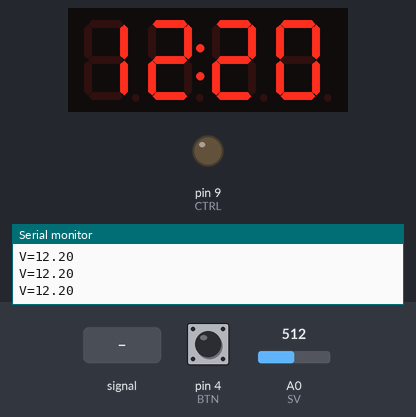
Simulated run of this sketch. Board: Arduino Uno, built with avr-gcc and run on an emulated ATmega328P. Parts: 4-digit seven-segment display, output pins drawn as LEDs (lit = HIGH), the last lines printed to the serial monitor. The inputs (shaded band) are chosen by the test bench; at power-on: A0 (SV) = 512, pin 4 (BTN) LOW.

Above: at 1.2 s.
1.3 s: A0 (SV) set to 0
4.3 s: A0 (SV) set to 122
At 5.7 s:
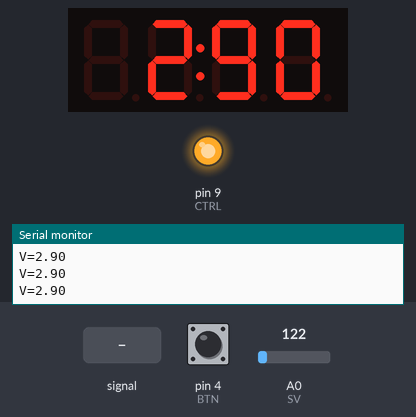
7.3 s: A0 (SV) fed a 200 Hz sine of ±81 counts around its level
At 7.66 s:
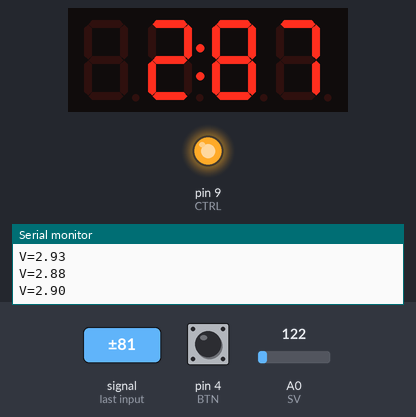
9.0 s: pin 4 (BTN) pulled HIGH for 0.15 s
9.7 s: pin 4 (BTN) pulled HIGH for 1 s
At 10.6 s:
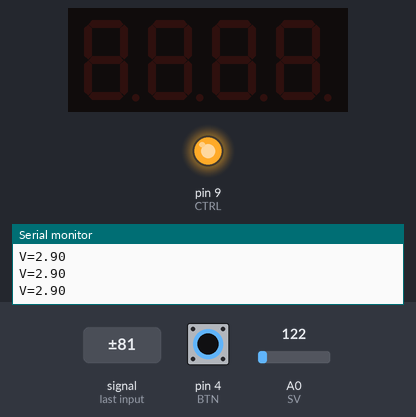
Timing chart, 0 to 12.7 s (numbered marks = the images above; inputs shaded):
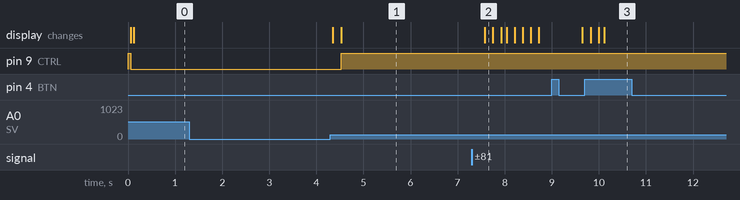

The sketch:

SimpleBattarySaver.ino
```cpp
#define CLK 3
#define DIO 2
#define CTRL 9
#define SV A0
#define BTN 4

#include "GyverTM1637.h"
#include "GyverButton.h"
#include <TimerMs.h>

GyverTM1637 disp(CLK, DIO);
GButton btn(BTN, LOW_PULL, NORM_OPEN);
TimerMs tmr(10000, true, true);
TimerMs tmrOff(3000, false, true);
TimerMs tmrMess(200,true);

const float R1 = 20000.0;
const float R2 = 5100.0;
const float VREF = 4.95;
const float ADC_BIT = 1024.0;
const int RATIO = 100;
const int OFF_MIN_VOLT = 1100;
const int OFF_MAX_VOLT = 1110;
const int ON_MIN_VOLT = 1130;

float voltageValue;

void setup() {
  Serial.begin(9600);
  pinMode(CTRL, OUTPUT);
  pinMode(BTN, INPUT);
  ignition();
  disp.clear();
  disp.brightness(7);
  tmrOff.attach(offLine);
  tmrMess.attach(sendDebug);
}

void loop() {
  tmrMess.tick();
  turnDisplay();
  computeState();
}

void sendDebug(){
    Serial.print("V=");
    Serial.println(getVoltage());
}

void offLine() {
  digitalWrite(CTRL, HIGH);
}

void onLine() {
  digitalWrite(CTRL, LOW);
}

float getVoltage() { //Тут надо бы сделать RMS а не среднее арифметическое.
  const int times = 512;
  static unsigned long int val = 0;
  for(int i=0;i<times;i++){
    val += analogRead(SV);
  }
  val /= times;
  float vPin = (val * VREF) / ADC_BIT;
  float vInput = vPin / (R2 / (R1 + R2));
  return vInput;
}

void ignition() {
  offLine();
  int val = getVoltage() * RATIO;
  if (val < OFF_MIN_VOLT) {
    offLine();
  }
  else if (val > OFF_MIN_VOLT) {
    onLine();
  }
}

void computeState() {
  tmrOff.tick();
  int val = getVoltage() * RATIO;
  if (val < OFF_MIN_VOLT) {
    if (!tmrOff.active()) {
      tmrOff.start();
    }
  }
  else if (val >= ON_MIN_VOLT) {
    tmrOff.stop();
    onLine();
  }
}

void displayVolt(int val) {
  int numPos = 3;
  //disp.clear();
  disp.point(POINT_ON);
  while (val) {
    disp.display(numPos, val % 10);
    val = val / 10;
    --numPos;

  }
  if (numPos == 0) {
    disp.display(0, 0x48);
  }
}

void turnDisplay() {
  btn.tick();
  static bool flag = true;
  if (tmr.elapsed()) flag = false;
  if (btn.isSingle()) {
    flag = true;
    tmr.start();
  }
  if (flag) {
    displayVolt(getVoltage() * RATIO);
  }
  else {
    disp.clear();
    disp.point(POINT_OFF);
  }
}
```

Measured:
- after the input at 4.3 s, the display: first changes after 0.05 s (image 1 shows a later state)
- after the input at 7.3 s, the display: changes after 0.28 s (image 2)
- after the input at 9.7 s, the display: first differs from a run without the input after 0.41 s (image 3)
